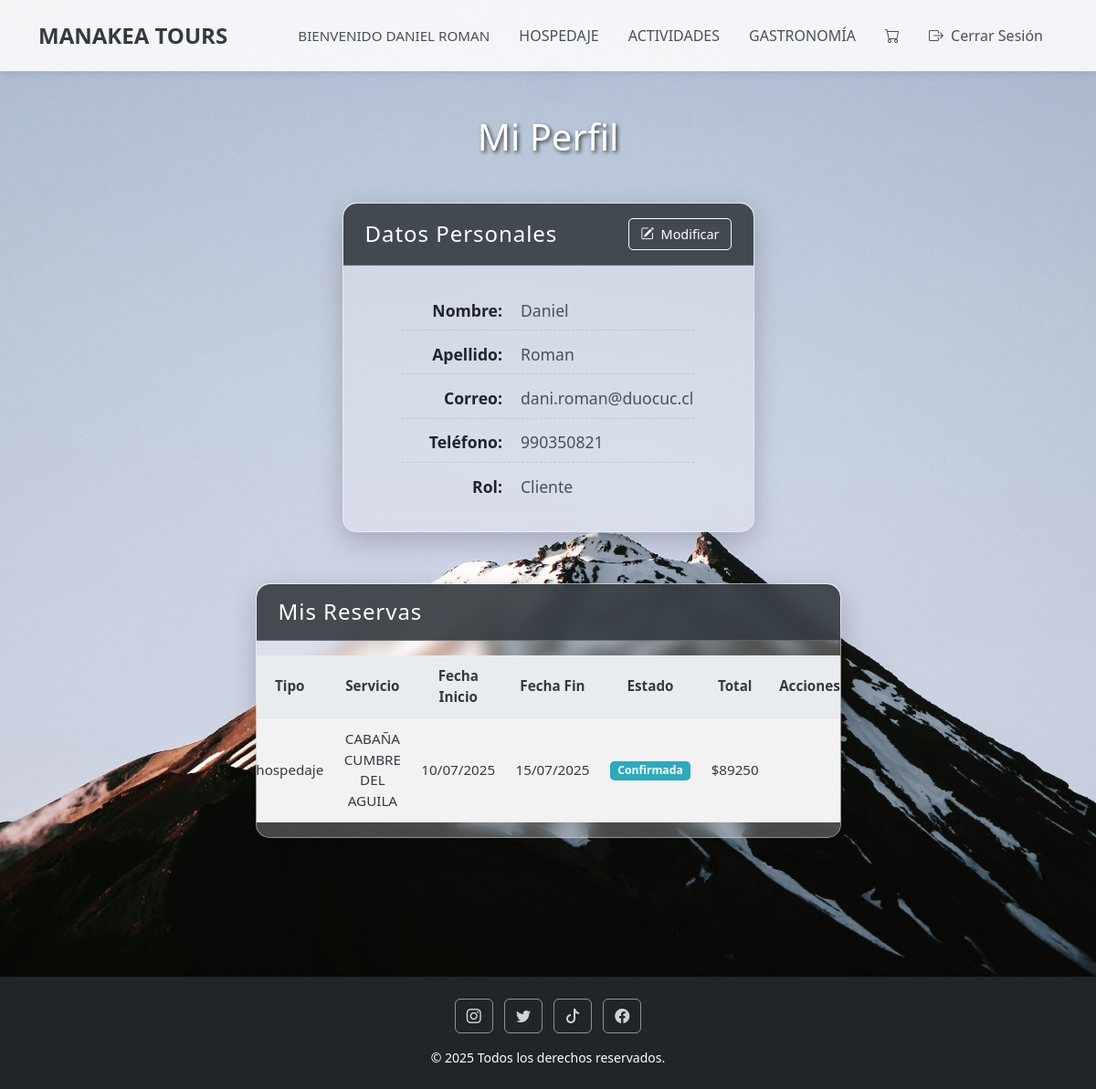
Screenshot of /perfil/ (signed in) with the database file from the repository.
### core/models.py (models this page shows, shortened)
class Usuario(AbstractBaseUser, PermissionsMixin):
    nombre = models.CharField(max_length=100)
    apellido = models.CharField(max_length=100)
    correo = models.EmailField(unique=True)
    telefono = models.CharField(max_length=20, blank=True, null=True) # Campo de teléfono
    tipo_usuario = models.ForeignKey(TipoUsuario, on_delete=models.SET_NULL, null=True, blank=True)
    is_active = models.BooleanField(default=True) # Indica si la cuenta está activa
    is_staff = models.BooleanField(default=False) # Necesario para acceder al admin de Django
    date_joined = models.DateTimeField(auto_now_add=True) # Fecha de creación del usuario
    objects = UsuarioManager() # Asigna tu Manager personalizado
    USERNAME_FIELD = 'correo' # Django usará 'correo' como campo de nombre de usuario para el login
    REQUIRED_FIELDS = ['nombre', 'apellido'] # Campos requeridos al crear un superusuario con createsuperuser
    groups = models.ManyToManyField(
        'auth.Group',
        verbose_name='groups',
        blank=True,
        help_text='The groups this user belongs to. A user will get all permissions granted to each of their groups.',
        related_name="core_usuario_set", # Asegura un related_name único para evitar conflictos
        related_query_name="usuario",
    )
    user_permissions = models.ManyToManyField(
        'auth.Permission',
        verbose_name='user permissions',
        blank=True,
        help_text='Specific permissions for this user.',
        related_name="core_usuario_set", # Asegura un related_name único para evitar conflictos
        related_query_name="usuario",
    )
    class Meta:
        verbose_name = "Usuario"
        verbose_name_plural = "Usuarios"
    @property
    def is_cliente(self):
        return self.tipo_usuario and self.tipo_usuario.tipo_nombre == 'cliente'

class TipoServicio(models.Model):
    nombre = models.CharField(max_length=100)

class Servicio(models.Model):
    nombre = models.CharField(max_length=200)
    descripcion = models.TextField()
    tipo_servicio = models.ForeignKey('TipoServicio', on_delete=models.CASCADE)
    precio_base = models.DecimalField(max_digits=10, decimal_places=2, default=0.00)
    ubicacion = models.CharField(max_length=255, default='')
    duracion = models.CharField(max_length=100, blank=True, null=True)
    habitacion = models.IntegerField(blank=True, null=True)
    imagen = models.ImageField(upload_to='servicios_imagenes/', blank=True, null=True)
    anfitrion = models.ForeignKey('Usuario', on_delete=models.CASCADE, related_name='servicios_ofrecidos', null=True, blank=True)

class Reserva(models.Model):
    usuario = models.ForeignKey('Usuario', on_delete=models.CASCADE)
    fecha_reserva = models.DateTimeField(auto_now_add=True)
    fecha_inicio = models.DateField()
    fecha_fin = models.DateField()
    estado = models.ForeignKey(EstadoReserva, on_delete=models.SET_NULL, null=True)
    total = models.DecimalField(max_digits=10, decimal_places=2)

class EstadoReserva(models.Model):
    estado = models.CharField(max_length=50)

### core/views.py (the view)
# urls.py: path('perfil/', views.perfil, name='perfil'),
@login_required(login_url='login')
def perfil(request):
    usuario_actual = request.user
    form_submitted_with_errors = False
    if request.method == 'POST':
        form = PerfilUsuarioForm(request.POST, instance=usuario_actual)
        if form.is_valid():
            form.save()
            messages.success(request, '¡Tus datos han sido actualizados correctamente!')
            return redirect('perfil')
        else:
            messages.error(request, 'Hubo un error al actualizar tus datos. Por favor, revisa el formulario.')
            form_submitted_with_errors = True
    else:
        form = PerfilUsuarioForm(instance=usuario_actual)
    reservas_data = []
    if is_cliente(usuario_actual):
        reservas_usuario = Reserva.objects.filter(usuario=usuario_actual).order_by('-fecha_reserva')
        for reserva in reservas_usuario:
            servicios_reserva = DetalleReserva.objects.filter(reserva=reserva).select_related('servicio__tipo_servicio')
            nombres_servicios_list = []
            tipos_servicios_list = []
            for dr in servicios_reserva:
                nombres_servicios_list.append(dr.servicio.nombre)
                tipos_servicios_list.append(dr.servicio.tipo_servicio.nombre)
            nombres_servicios = ", ".join(sorted(list(set(nombres_servicios_list))))
            tipos_servicios = ", ".join(sorted(list(set(tipos_servicios_list))))
            reservas_data.append({
                'id': reserva.id,
                'tipo_servicio': tipos_servicios if tipos_servicios else 'N/A',
                'nombre_servicio': nombres_servicios if nombres_servicios else 'N/A',
                'fecha_inicio': reserva.fecha_inicio,
                'fecha_fin': reserva.fecha_fin,
                'estado_display': reserva.estado.estado if reserva.estado else 'Desconocido',
                'total': reserva.total,
            })
    context = {
        'form': form,
        'reservas': reservas_data,
        'form_submitted': form_submitted_with_errors,
        'user': usuario_actual,
    }
    return render(request, 'core/perfil.html', context)

### core/views.py (called while the page is built)
def is_cliente(user):
    return user.is_authenticated and user.is_cliente

### core/templates/core/perfil.html (shortened to what this page needs)
{% load static %}
<!DOCTYPE html>
<html lang="es">
<head>
    <link href="https://cdn.jsdelivr.net/npm/bootstrap@5.3.0/dist/css/bootstrap.min.css" rel="stylesheet">
    <link rel="stylesheet" href="https://cdn.jsdelivr.net/npm/bootstrap-icons@1.10.5/font/bootstrap-icons.css">
    <link rel="stylesheet" href="https://cdnjs.cloudflare.com/ajax/libs/font-awesome/6.5.1/css/all.min.css" />
    <link rel="stylesheet" href="{% static 'css/global.css'%}">
</head>
<body>
    <section class="bg-5">
        <nav class="navbar navbar-expand-md navbar-light bg-light">
            <div class="container">
                <a class="navbar-brand fw-bold" href="{% url 'inicioregistrado'%}">MANAKEA TOURS</a>
                <div class="collapse navbar-collapse justify-content-end" id="navbarNav">
                    <ul class="navbar-nav">
                        {% if user.is_authenticated %}
                            <li class="nav-item d-flex align-items-center">
                                <span class="nav-link welcome-message">BIENVENIDO {{ user.nombre|upper }} {{ user.apellido|upper }}</span>
                            </li>
                            <li class="nav-item">
                                <a class="nav-link" href="{% url 'hospedaje' %}">HOSPEDAJE</a>
                            </li>
                            <li class="nav-item">
                                <a class="nav-link" href="{% url 'actividad' %}">ACTIVIDADES</a>
                            </li>
                            <li class="nav-item">
                                <a class="nav-link" href="{% url 'gastronomia' %}">GASTRONOMÍA</a>
                            </li>
                            {% if user.is_cliente %}
                                <li class="nav-item">
                                    <a class="nav-link" href="{% url 'carrito' %}">
                                        <i class="bi bi-cart"></i>
                                    </a>
                                </li>
                            {% endif %}
                            <li class="nav-item">
                                <a class="nav-link btn btn-outline-danger btn-sm ms-2" href="{% url 'logout' %}">
                                    <i class="bi bi-box-arrow-right me-1"></i> Cerrar Sesión
                                </a>
                            </li>
                        {% endif %}
                    </ul>
                </div>
            </div>
        </nav>
        <div class="container py-5 flex-grow-1 d-flex flex-column justify-content-center">
            <h1 class="text-center mb-5 text-white" style="text-shadow: 2px 2px 4px rgba(0,0,0,0.7);">Mi Perfil</h1>
            {% if user.is_authenticated %}
                <div class="row profile-row justify-content-center flex-grow-1">
                    <div class="col-12 {% if user.is_cliente %}col-md-5{% else %}col-md-8{% endif %} profile-card-col mb-4">
                        <div class="card shadow-sm h-100">
                            <div class="card-header text-white d-flex justify-content-between align-items-center">
                                <h4 class="mb-0">Datos Personales</h4>
                                <button type="button" class="btn btn-outline-light btn-sm" id="toggleEditButton">
                                    <i class="bi bi-pencil-square me-1"></i> Modificar
                                </button>
                            </div>
                            <div class="card-body">
                                <div id="staticData">
                                    <p><strong>Nombre:</strong> <span>{{ user.nombre }}</span></p>
                                    <p><strong>Apellido:</strong> <span>{{ user.apellido }}</span></p>
                                    <p><strong>Correo:</strong> <span>{{ user.correo }}</span></p>
                                    <p><strong>Teléfono:</strong> <span>{{ user.telefono|default:"No registrado" }}</span></p>
                                    <p><strong>Rol:</strong>
                                        <span>
                                            {% if user.is_cliente %}Cliente
                                            {% elif user.is_anfitrion %}Anfitrión
                                            {% elif user.is_administrador %}Administrador
                                            {% else %}Desconocido (Rol no definido)
                                            {% endif %}
                                        </span>
                                    </p>
                                </div>
                            </div>
                        </div>
                    </div>
                    {% if user.is_cliente %}
                        <div class="col-12 col-md-7 profile-card-col mb-4">
                            <div class="card shadow-sm h-100">
                                <div class="card-header text-white">
                                    <h4 class="mb-0">Mis Reservas</h4>
                                </div>
                                <div class="card-body">
                                    {% if reservas %}
                                        <div class="table-responsive">
                                            <table class="table table-striped table-hover">
                                                <thead>
                                                    <tr>
                                                        <th>Tipo</th>
                                                        <th>Servicio</th>
                                                        <th>Fecha Inicio</th>
                                                        <th>Fecha Fin</th>
                                                        <th>Estado</th>
                                                        <th>Total</th>
                                                        <th>Acciones</th>
                                                    </tr>
                                                </thead>
                                                <tbody>
                                                    {% for reserva in reservas %}
                                                        <tr>
                                                            <td>{{ reserva.tipo_servicio }}</td>
                                                            <td>{{ reserva.nombre_servicio }}</td>
                                                            <td>{{ reserva.fecha_inicio|date:"d/m/Y" }}</td>
                                                            <td>{{ reserva.fecha_fin|date:"d/m/Y" }}</td>
                                                            <td>
                                                                {% if reserva.estado_display %}
                                                                    {% if reserva.estado_display == 'Pendiente' %}
                                                                        <span class="badge bg-warning text-dark">{{ reserva.estado_display }}</span>
                                                                    {% elif reserva.estado_display == 'Confirmado' %}
                                                                        <span class="badge bg-success">{{ reserva.estado_display }}</span>
                                                                    {% elif reserva.estado_display == 'Cancelado' %}
                                                                        <span class="badge bg-danger">{{ reserva.estado_display }}</span>
                                                                    {% elif reserva.estado_display == 'Completado' %}
                                                                        <span class="badge bg-secondary">{{ reserva.estado_display }}</span>
                                                                    {% else %}
                                                                        <span class="badge bg-info">{{ reserva.estado_display }}</span>
                                                                    {% endif %}
                                                                {% else %}
                                                                    <span class="badge bg-secondary">{{ reserva.estado|capfirst }}</span>
                                                                {% endif %}
                                                            </td>
                                                            <td>${{ reserva.total|floatformat:0 }}</td>
                                                            <td>
                                                            </td>
                                                        </tr>
                                                    {% endfor %}
                                                </tbody>
                                            </table>
                                        </div>
                                    {% else %}
                                        <div class="alert alert-info text-center" role="alert">
                                            No tienes reservas realizadas aún.
                                        </div>
                                    {% endif %}
                                </div>
                            </div>
                        </div>
                    {% endif %}
                </div>
            {% else %}
                <div class="alert alert-warning text-center" role="alert">
                    Debes iniciar sesión para ver tu perfil.
                </div>
            {% endif %}
        </div>
        <footer class="bg-dark text-center text-white py-4 mt-5">
            <div class="container">
                <div class="mb-3">
                    <a href="https://www.instagram.com" target="_blank" class="btn btn-outline-light mx-1">
                        <i class="bi bi-instagram"></i>
                    </a>
                    <a href="https://www.twitter.com" target="_blank" class="btn btn-outline-light mx-1">
                        <i class="bi bi-twitter"></i>
                    </a>
                    <a href="https://www.tiktok.com" target="_blank" class="btn btn-outline-light mx-1">
                        <i class="bi bi-tiktok"></i>
                    </a>
                    <a href="https://www.facebook.com" target="_blank" class="btn btn-outline-light mx-1">
                        <i class="bi bi-facebook"></i>
                    </a>
                </div>
                <p class="mb-0 small">&copy; 2025 Todos los derechos reservados.</p>
            </div>
        </footer>
    </section>
</body>
</html>

### rows the page displays
Usuario: nombre "DANIEL", apellido "ROMAN", nombre "Daniel", apellido "Roman", correo "dani.roman@duocuc.cl", telefono "990350821"
TipoServicio: tipo_servicio "hospedaje"
Servicio: nombre_servicio "CABAÑA CUMBRE DEL AGUILA"
Reserva: fecha_inicio "10/07/2025", fecha_fin "15/07/2025", total "89250"
EstadoReserva: estado_display "Confirmada"
